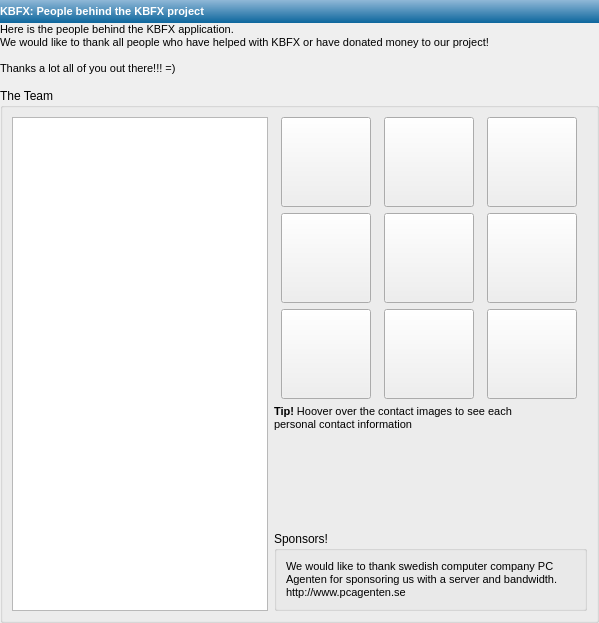
<ui version="4.0" >
 <class>dlgabout</class>
 <widget class="QWidget" name="dlgabout" >
  <property name="geometry" >
   <rect>
    <x>0</x>
    <y>0</y>
    <width>599</width>
    <height>623</height>
   </rect>
  </property>
  <property name="windowTitle" >
   <string>Form</string>
  </property>
  <layout class="QVBoxLayout" name="verticalLayout" >
   <property name="margin" >
    <number>0</number>
   </property>
   <item>
    <layout class="QVBoxLayout" name="verticalLayout_4" >
     <property name="spacing" >
      <number>0</number>
     </property>
     <property name="sizeConstraint" >
      <enum>QLayout::SetDefaultConstraint</enum>
     </property>
     <item>
      <widget class="QLabel" name="lbl_menu_top_2" >
       <property name="minimumSize" >
        <size>
         <width>0</width>
         <height>23</height>
        </size>
       </property>
       <property name="maximumSize" >
        <size>
         <width>16777215</width>
         <height>23</height>
        </size>
       </property>
       <property name="styleSheet" >
        <string notr="true" >border-radius: 0px;
border: none;
background-color: qlineargradient(x1: 0, y1: 0, x2: 0, y2: 1, stop: 0 #90b8d7, stop: 1 #0c669d);
color: #ffffff;</string>
       </property>
       <property name="text" >
        <string>&lt;!DOCTYPE HTML PUBLIC "-//W3C//DTD HTML 4.0//EN" "http://www.w3.org/TR/REC-html40/strict.dtd">
&lt;html>&lt;head>&lt;meta name="qrichtext" content="1" />&lt;style type="text/css">
p, li { white-space: pre-wrap; }
&lt;/style>&lt;/head>&lt;body style=" font-family:'MS Shell Dlg 2'; font-size:8.25pt; font-weight:400; font-style:normal;">
&lt;p style=" margin-top:0px; margin-bottom:0px; margin-left:0px; margin-right:0px; -qt-block-indent:0; text-indent:0px; font-size:8pt;">&lt;span style=" font-weight:600;">KBFX: People behind the KBFX project&lt;/span>&lt;/p>&lt;/body>&lt;/html></string>
       </property>
       <property name="margin" >
        <number>5</number>
       </property>
      </widget>
     </item>
     <item>
      <widget class="QLabel" name="label" >
       <property name="sizePolicy" >
        <sizepolicy vsizetype="Maximum" hsizetype="Maximum" >
         <horstretch>0</horstretch>
         <verstretch>0</verstretch>
        </sizepolicy>
       </property>
       <property name="text" >
        <string>&lt;!DOCTYPE HTML PUBLIC "-//W3C//DTD HTML 4.0//EN" "http://www.w3.org/TR/REC-html40/strict.dtd">
&lt;html>&lt;head>&lt;meta name="qrichtext" content="1" />&lt;style type="text/css">
p, li { white-space: pre-wrap; }
&lt;/style>&lt;/head>&lt;body style=" font-family:'MS Shell Dlg 2'; font-size:8.25pt; font-weight:400; font-style:normal;">
&lt;p style=" margin-top:0px; margin-bottom:0px; margin-left:0px; margin-right:0px; -qt-block-indent:0; text-indent:0px; font-size:8pt;">Here is the people behind the KBFX application.&lt;/p>
&lt;p style=" margin-top:0px; margin-bottom:0px; margin-left:0px; margin-right:0px; -qt-block-indent:0; text-indent:0px; font-size:8pt;">We would like to thank all people who have helped with KBFX or have donated money to our project!&lt;/p>
&lt;p style="-qt-paragraph-type:empty; margin-top:0px; margin-bottom:0px; margin-left:0px; margin-right:0px; -qt-block-indent:0; text-indent:0px; font-size:8pt;">&lt;/p>
&lt;p style=" margin-top:0px; margin-bottom:0px; margin-left:0px; margin-right:0px; -qt-block-indent:0; text-indent:0px; font-size:8pt;">Thanks a lot all of you out there!!! =)&lt;/p>
&lt;p style="-qt-paragraph-type:empty; margin-top:0px; margin-bottom:0px; margin-left:0px; margin-right:0px; -qt-block-indent:0; text-indent:0px; font-size:8pt;">&lt;/p>&lt;/body>&lt;/html></string>
       </property>
       <property name="margin" >
        <number>5</number>
       </property>
      </widget>
     </item>
     <item>
      <widget class="QGroupBox" name="groupBox_2" >
       <property name="sizePolicy" >
        <sizepolicy vsizetype="Minimum" hsizetype="Minimum" >
         <horstretch>0</horstretch>
         <verstretch>0</verstretch>
        </sizepolicy>
       </property>
       <property name="title" >
        <string>The Team</string>
       </property>
       <layout class="QHBoxLayout" name="horizontalLayout_2" >
        <item>
         <widget class="QTextEdit" name="textEdit" >
          <property name="sizePolicy" >
           <sizepolicy vsizetype="Preferred" hsizetype="Preferred" >
            <horstretch>0</horstretch>
            <verstretch>0</verstretch>
           </sizepolicy>
          </property>
         </widget>
        </item>
        <item>
         <layout class="QVBoxLayout" name="verticalLayout_2" >
          <item>
           <layout class="QHBoxLayout" name="horizontalLayout_3" >
            <item>
             <widget class="QToolButton" name="toolButton_1" >
              <property name="minimumSize" >
               <size>
                <width>90</width>
                <height>90</height>
               </size>
              </property>
              <property name="maximumSize" >
               <size>
                <width>90</width>
                <height>90</height>
               </size>
              </property>
              <property name="text" >
               <string/>
              </property>
              <property name="icon" >
               <iconset resource="images.qrc" >
                <normaloff>:/kbfx_team/images/sirajpc.png</normaloff>:/kbfx_team/images/sirajpc.png</iconset>
              </property>
              <property name="iconSize" >
               <size>
                <width>90</width>
                <height>90</height>
               </size>
              </property>
              <property name="checkable" >
               <bool>true</bool>
              </property>
             </widget>
            </item>
            <item>
             <widget class="QToolButton" name="toolButton_2" >
              <property name="minimumSize" >
               <size>
                <width>90</width>
                <height>90</height>
               </size>
              </property>
              <property name="maximumSize" >
               <size>
                <width>90</width>
                <height>90</height>
               </size>
              </property>
              <property name="text" >
               <string/>
              </property>
              <property name="icon" >
               <iconset resource="images.qrc" >
                <normaloff>:/kbfx_team/images/phobos-mars-small.jpg</normaloff>:/kbfx_team/images/phobos-mars-small.jpg</iconset>
              </property>
              <property name="iconSize" >
               <size>
                <width>90</width>
                <height>90</height>
               </size>
              </property>
              <property name="checkable" >
               <bool>true</bool>
              </property>
             </widget>
            </item>
            <item>
             <widget class="QToolButton" name="toolButton_3" >
              <property name="sizePolicy" >
               <sizepolicy vsizetype="Fixed" hsizetype="Fixed" >
                <horstretch>0</horstretch>
                <verstretch>0</verstretch>
               </sizepolicy>
              </property>
              <property name="minimumSize" >
               <size>
                <width>90</width>
                <height>90</height>
               </size>
              </property>
              <property name="maximumSize" >
               <size>
                <width>90</width>
                <height>90</height>
               </size>
              </property>
              <property name="text" >
               <string/>
              </property>
              <property name="icon" >
               <iconset resource="images.qrc" >
                <normaloff>:/kbfx_team/images/nookiepc.png</normaloff>:/kbfx_team/images/nookiepc.png</iconset>
              </property>
              <property name="iconSize" >
               <size>
                <width>90</width>
                <height>90</height>
               </size>
              </property>
              <property name="checkable" >
               <bool>true</bool>
              </property>
             </widget>
            </item>
           </layout>
          </item>
          <item>
           <layout class="QHBoxLayout" name="horizontalLayout" >
            <item>
             <widget class="QToolButton" name="toolButton_4" >
              <property name="minimumSize" >
               <size>
                <width>90</width>
                <height>90</height>
               </size>
              </property>
              <property name="maximumSize" >
               <size>
                <width>90</width>
                <height>90</height>
               </size>
              </property>
              <property name="text" >
               <string/>
              </property>
              <property name="icon" >
               <iconset resource="images.qrc" >
                <normaloff>:/kbfx_team/images/nathanael.png</normaloff>:/kbfx_team/images/nathanael.png</iconset>
              </property>
              <property name="iconSize" >
               <size>
                <width>90</width>
                <height>90</height>
               </size>
              </property>
              <property name="checkable" >
               <bool>true</bool>
              </property>
             </widget>
            </item>
            <item>
             <widget class="QToolButton" name="toolButton_5" >
              <property name="minimumSize" >
               <size>
                <width>90</width>
                <height>90</height>
               </size>
              </property>
              <property name="maximumSize" >
               <size>
                <width>90</width>
                <height>90</height>
               </size>
              </property>
              <property name="text" >
               <string/>
              </property>
              <property name="icon" >
               <iconset resource="images.qrc" >
                <normaloff>:/kbfx_team/images/scarebyte.jpg</normaloff>:/kbfx_team/images/scarebyte.jpg</iconset>
              </property>
              <property name="iconSize" >
               <size>
                <width>90</width>
                <height>90</height>
               </size>
              </property>
              <property name="checkable" >
               <bool>true</bool>
              </property>
             </widget>
            </item>
            <item>
             <widget class="QToolButton" name="toolButton_6" >
              <property name="minimumSize" >
               <size>
                <width>90</width>
                <height>90</height>
               </size>
              </property>
              <property name="maximumSize" >
               <size>
                <width>90</width>
                <height>90</height>
               </size>
              </property>
              <property name="text" >
               <string/>
              </property>
              <property name="icon" >
               <iconset resource="images.qrc" >
                <normaloff>:/kbfx_team/images/ephracis.png</normaloff>:/kbfx_team/images/ephracis.png</iconset>
              </property>
              <property name="iconSize" >
               <size>
                <width>90</width>
                <height>90</height>
               </size>
              </property>
              <property name="checkable" >
               <bool>true</bool>
              </property>
              <property name="checked" >
               <bool>false</bool>
              </property>
             </widget>
            </item>
           </layout>
          </item>
          <item>
           <layout class="QHBoxLayout" name="horizontalLayout_4" >
            <property name="topMargin" >
             <number>0</number>
            </property>
            <item>
             <widget class="QToolButton" name="toolButton_7" >
              <property name="minimumSize" >
               <size>
                <width>90</width>
                <height>90</height>
               </size>
              </property>
              <property name="maximumSize" >
               <size>
                <width>90</width>
                <height>90</height>
               </size>
              </property>
              <property name="text" >
               <string/>
              </property>
              <property name="icon" >
               <iconset resource="images.qrc" >
                <normaloff>:/kbfx_team/images/finalpf3.jpg</normaloff>:/kbfx_team/images/finalpf3.jpg</iconset>
              </property>
              <property name="iconSize" >
               <size>
                <width>90</width>
                <height>90</height>
               </size>
              </property>
              <property name="checkable" >
               <bool>true</bool>
              </property>
             </widget>
            </item>
            <item>
             <widget class="QToolButton" name="toolButton_8" >
              <property name="minimumSize" >
               <size>
                <width>90</width>
                <height>90</height>
               </size>
              </property>
              <property name="maximumSize" >
               <size>
                <width>90</width>
                <height>90</height>
               </size>
              </property>
              <property name="text" >
               <string/>
              </property>
              <property name="iconSize" >
               <size>
                <width>90</width>
                <height>90</height>
               </size>
              </property>
              <property name="checkable" >
               <bool>true</bool>
              </property>
             </widget>
            </item>
            <item>
             <widget class="QToolButton" name="toolButton_9" >
              <property name="minimumSize" >
               <size>
                <width>90</width>
                <height>90</height>
               </size>
              </property>
              <property name="maximumSize" >
               <size>
                <width>90</width>
                <height>90</height>
               </size>
              </property>
              <property name="text" >
               <string/>
              </property>
              <property name="iconSize" >
               <size>
                <width>90</width>
                <height>90</height>
               </size>
              </property>
              <property name="checkable" >
               <bool>true</bool>
              </property>
             </widget>
            </item>
           </layout>
          </item>
          <item>
           <widget class="QLabel" name="label_2" >
            <property name="sizePolicy" >
             <sizepolicy vsizetype="Maximum" hsizetype="MinimumExpanding" >
              <horstretch>0</horstretch>
              <verstretch>0</verstretch>
             </sizepolicy>
            </property>
            <property name="text" >
             <string>&lt;!DOCTYPE HTML PUBLIC "-//W3C//DTD HTML 4.0//EN" "http://www.w3.org/TR/REC-html40/strict.dtd">
&lt;html>&lt;head>&lt;meta name="qrichtext" content="1" />&lt;style type="text/css">
p, li { white-space: pre-wrap; }
&lt;/style>&lt;/head>&lt;body style=" font-family:'MS Shell Dlg 2'; font-size:8.25pt; font-weight:400; font-style:normal;">
&lt;p style=" margin-top:0px; margin-bottom:0px; margin-left:0px; margin-right:0px; -qt-block-indent:0; text-indent:0px;">&lt;span style=" font-weight:600;">Tip!&lt;/span> Hoover over the contact images to see each&lt;/p>
&lt;p style=" margin-top:0px; margin-bottom:0px; margin-left:0px; margin-right:0px; -qt-block-indent:0; text-indent:0px;">personal contact information&lt;/p>&lt;/body>&lt;/html></string>
            </property>
            <property name="wordWrap" >
             <bool>false</bool>
            </property>
            <property name="margin" >
             <number>5</number>
            </property>
           </widget>
          </item>
          <item>
           <spacer name="verticalSpacer" >
            <property name="orientation" >
             <enum>Qt::Vertical</enum>
            </property>
            <property name="sizeHint" stdset="0" >
             <size>
              <width>20</width>
              <height>40</height>
             </size>
            </property>
           </spacer>
          </item>
          <item>
           <widget class="QGroupBox" name="groupBox" >
            <property name="title" >
             <string>Sponsors!</string>
            </property>
            <layout class="QVBoxLayout" name="verticalLayout_3" >
             <item>
              <widget class="QLabel" name="label_3" >
               <property name="text" >
                <string>&lt;!DOCTYPE HTML PUBLIC "-//W3C//DTD HTML 4.0//EN" "http://www.w3.org/TR/REC-html40/strict.dtd">
&lt;html>&lt;head>&lt;meta name="qrichtext" content="1" />&lt;style type="text/css">
p, li { white-space: pre-wrap; }
&lt;/style>&lt;/head>&lt;body style=" font-family:'MS Shell Dlg 2'; font-size:8.25pt; font-weight:400; font-style:normal;">
&lt;p style=" margin-top:0px; margin-bottom:0px; margin-left:0px; margin-right:0px; -qt-block-indent:0; text-indent:0px; font-size:8pt;">We would like to thank swedish computer company PC&lt;/p>
&lt;p style=" margin-top:0px; margin-bottom:0px; margin-left:0px; margin-right:0px; -qt-block-indent:0; text-indent:0px; font-size:8pt;">Agenten for sponsoring us with a server and bandwidth.&lt;/p>
&lt;p style=" margin-top:0px; margin-bottom:0px; margin-left:0px; margin-right:0px; -qt-block-indent:0; text-indent:0px; font-size:8pt;">http://www.pcagenten.se&lt;/p>&lt;/body>&lt;/html></string>
               </property>
               <property name="wordWrap" >
                <bool>false</bool>
               </property>
              </widget>
             </item>
            </layout>
           </widget>
          </item>
         </layout>
        </item>
       </layout>
      </widget>
     </item>
    </layout>
   </item>
  </layout>
 </widget>
 <resources>
  <include location="images.qrc" />
 </resources>
 <connections/>
</ui>
